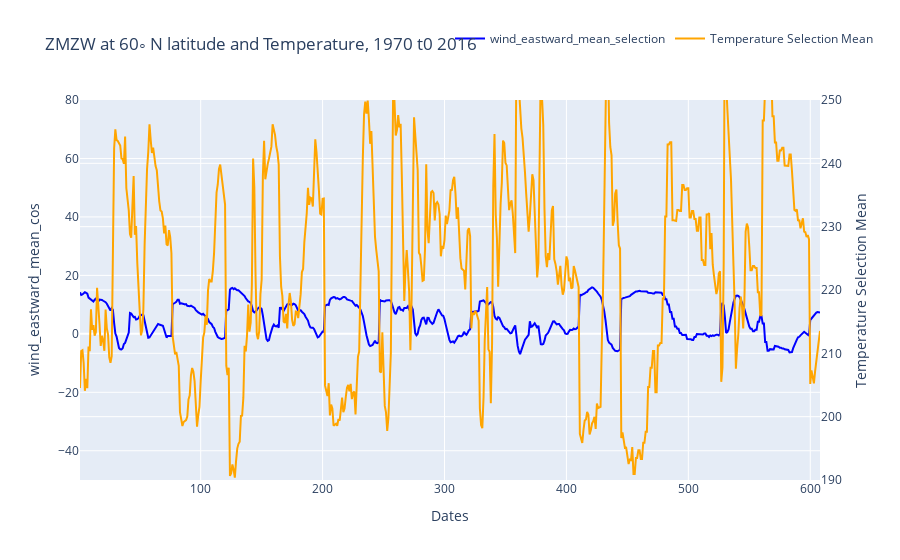

The notebook cell saved with this chart:
### Code cell
df = df_all
fig = go.Figure()

fig.add_trace(go.Scatter(x=df['index_'], y=df['wind_eastward_mean_cos'], name='wind_eastward_mean_selection', line=dict(color='blue')))
fig.add_trace(go.Scatter(x=df['index_'], y=df['temperature_mean_selection'], name='Temperature Selection Mean', line=dict(color='orange'), yaxis='y2'))

# Set layout
fig.update_layout(
    yaxis=dict(
        range=[-50, 80],
        title='wind_eastward_mean_cos'
    )
    ,yaxis2=dict(
        range=[190, 250],
        title='Temperature Selection Mean',
        side='right',
        overlaying='y'
    )
    ,xaxis=dict(title='Dates'),
    title=f'ZMZW at 60◦ N latitude and Temperature, 1970 t0 2016',
    legend=dict(orientation="h", y=1.2, x=0.5))

# Show the plot
fig.show()

### Figure 1 — Plotly figure (JSON) as saved in the notebook; plotly's stock layout.template omitted (floating-point values rounded to 4 significant figures; data arrays with more than 128 entries replaced by an {"elided": "..."} marker saying what was removed)
{"data": [{"line": {"color": "blue"}, "name": "wind_eastward_mean_selection", "type": "scatter", "x": {"elided": "608 int values"}, "y": {"elided": "608 float values"}}, {"line": {"color": "orange"}, "name": "Temperature Selection Mean", "type": "scatter", "x": {"elided": "608 int values"}, "y": {"elided": "608 float values"}, "yaxis": "y2"}], "layout": {"legend": {"orientation": "h", "x": 0.5, "y": 1.2}, "title": {"text": "ZMZW at 60◦ N latitude and Temperature, 1970 t0 2016"}, "xaxis": {"title": {"text": "Dates"}}, "yaxis": {"range": [-50, 80], "title": {"text": "wind_eastward_mean_cos"}}, "yaxis2": {"overlaying": "y", "range": [190, 250], "side": "right", "title": {"text": "Temperature Selection Mean"}}}}
